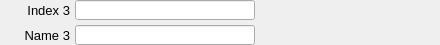
    <widget class="PyDMFrame" name="composite_5">
      <property name="geometry">
        <rect>
          <x>5</x>
          <y>245</y>
          <width>440</width>
          <height>45</height>
        </rect>
      </property>
      <widget class="QLabel" name="text_9">
        <property name="geometry">
          <rect>
            <x>0</x>
            <y>0</y>
            <width>70</width>
            <height>20</height>
          </rect>
        </property>
        <property name="text">
          <string>Index 3</string>
        </property>
        <property name="font" stdset="0">
          <font>
            <pointsize>10</pointsize>
          </font>
        </property>
        <property name="brush" stdset="0">
          <brush brushstyle="SolidPattern">
            <color alpha="255">
              <red>0</red>
              <green>0</green>
              <blue>0</blue>
            </color>
          </brush>
        </property>
        <property name="toolTip">
          <string>text_9</string>
        </property>
        <property name="alignment">
          <set>Qt::AlignRight|Qt::AlignTrailing|Qt::AlignVCenter</set>
        </property>
        <property name="styleSheet">
          <string notr="true">QLabel#text_9 {
  color: rgb(0, 0, 0);
  }</string>
        </property>
      </widget>
      <widget class="PyDMLineEdit" name="text_entry_6">
        <property name="geometry">
          <rect>
            <x>75</x>
            <y>0</y>
            <width>180</width>
            <height>20</height>
          </rect>
        </property>
        <property name="channel" stdset="0">
          <string>ca://${prefix}PosIndexDim3</string>
        </property>
        <property name="toolTip">
          <string>${prefix}PosIndexDim3</string>
        </property>
        <property name="font" stdset="0">
          <font>
            <pointsize>10</pointsize>
          </font>
        </property>
        <property name="styleSheet">
          <string notr="true">PyDMLineEdit#text_entry_6 {
  color: rgb(0, 0, 0);
  background-color: rgb(115, 223, 255);
  border: 1px solid black;
  margin: 0px;
  padding: 0px;
  spacing: 0px;
  }</string>
        </property>
      </widget>
      <widget class="PyDMLabel" name="text_update_7">
        <property name="geometry">
          <rect>
            <x>260</x>
            <y>1</y>
            <width>180</width>
            <height>18</height>
          </rect>
        </property>
        <property name="toolTip">
          <string>PV: ${prefix}PosIndexDim3_RBV</string>
        </property>
        <property name="channel" stdset="0">
          <string>ca://${prefix}PosIndexDim3_RBV</string>
        </property>
        <property name="font" stdset="0">
          <font>
            <pointsize>10</pointsize>
          </font>
        </property>
        <property name="alignment">
          <set>Qt::AlignLeading|Qt::AlignLeft|Qt::AlignVCenter</set>
        </property>
        <property name="textInteractionFlags">
          <set>Qt::TextSelectableByKeyboard|Qt::TextSelectableByMouse</set>
        </property>
        <property name="styleSheet">
          <string notr="true">PyDMLabel#text_update_7 {
  color: rgb(10, 0, 184);
  background-color: rgb(187, 187, 187);
  }</string>
        </property>
      </widget>
      <widget class="QLabel" name="text_10">
        <property name="geometry">
          <rect>
            <x>10</x>
            <y>25</y>
            <width>60</width>
            <height>20</height>
          </rect>
        </property>
        <property name="text">
          <string>Name 3</string>
        </property>
        <property name="font" stdset="0">
          <font>
            <pointsize>10</pointsize>
          </font>
        </property>
        <property name="brush" stdset="0">
          <brush brushstyle="SolidPattern">
            <color alpha="255">
              <red>0</red>
              <green>0</green>
              <blue>0</blue>
            </color>
          </brush>
        </property>
        <property name="toolTip">
          <string>text_10</string>
        </property>
        <property name="alignment">
          <set>Qt::AlignRight|Qt::AlignTrailing|Qt::AlignVCenter</set>
        </property>
        <property name="styleSheet">
          <string notr="true">QLabel#text_10 {
  color: rgb(0, 0, 0);
  }</string>
        </property>
      </widget>
      <widget class="PyDMLabel" name="text_update_8">
        <property name="geometry">
          <rect>
            <x>260</x>
            <y>26</y>
            <width>180</width>
            <height>18</height>
          </rect>
        </property>
        <property name="toolTip">
          <string>PV: ${prefix}PosNameDim3_RBV</string>
        </property>
        <property name="channel" stdset="0">
          <string>ca://${prefix}PosNameDim3_RBV</string>
        </property>
        <property name="font" stdset="0">
          <font>
            <pointsize>10</pointsize>
          </font>
        </property>
        <property name="alignment">
          <set>Qt::AlignLeading|Qt::AlignLeft|Qt::AlignVCenter</set>
        </property>
        <property name="textInteractionFlags">
          <set>Qt::TextSelectableByKeyboard|Qt::TextSelectableByMouse</set>
        </property>
        <property name="styleSheet">
          <string notr="true">PyDMLabel#text_update_8 {
  color: rgb(10, 0, 184);
  background-color: rgb(187, 187, 187);
  }</string>
        </property>
      </widget>
      <widget class="PyDMLineEdit" name="text_entry_7">
        <property name="geometry">
          <rect>
            <x>75</x>
            <y>25</y>
            <width>180</width>
            <height>20</height>
          </rect>
        </property>
        <property name="channel" stdset="0">
          <string>ca://${prefix}PosNameDim3</string>
        </property>
        <property name="toolTip">
          <string>${prefix}PosNameDim3</string>
        </property>
        <property name="font" stdset="0">
          <font>
            <pointsize>10</pointsize>
          </font>
        </property>
        <property name="styleSheet">
          <string notr="true">PyDMLineEdit#text_entry_7 {
  color: rgb(0, 0, 0);
  background-color: rgb(115, 223, 255);
  border: 1px solid black;
  margin: 0px;
  padding: 0px;
  spacing: 0px;
  }</string>
        </property>
      </widget>
    </widget>
